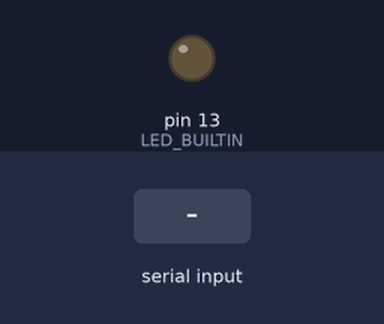
The sketch below on a simulated Arduino Uno, built with avr-gcc and run on an emulated ATmega328P. Shown: output pins drawn as LEDs (lit = HIGH). The test bench sets the inputs (shaded band).

Above: at 1.2 s.
1.3 s: "l" received over Serial
At 2.3 s:
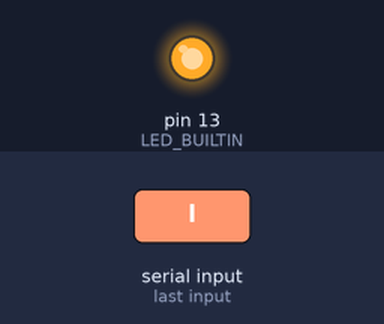
2.8 s: "d" received over Serial
At 3.4 s:
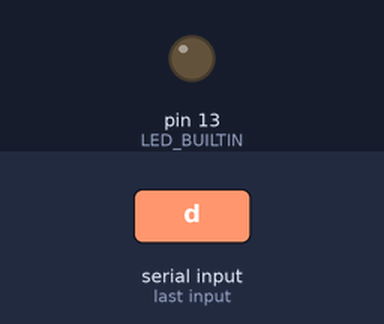
Timing chart, 0 to 5.8 s (numbered marks = the images above; inputs shaded):
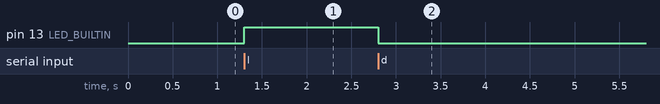

Measured:
- after the input at 1.3 s, pin 13 (LED_BUILTIN): LOW → HIGH at once
- after the input at 2.8 s, pin 13 (LED_BUILTIN): HIGH → LOW at once

The sketch:

lamp.ino
```cpp
char serial;

void setup() {
  pinMode(LED_BUILTIN, OUTPUT);
  Serial.begin(9600);
  digitalWrite(LED_BUILTIN, LOW);
}

void loop() {
  serial = Serial.read();
  if(serial == 'l'){
    digitalWrite(LED_BUILTIN, HIGH);
  }
  if(serial == 'd'){
    digitalWrite(LED_BUILTIN, LOW);
  }
}
```
